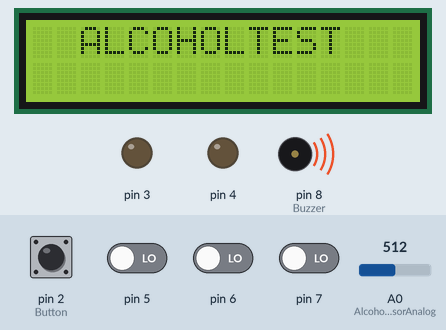
Bench run of a sketch on a simulated Arduino Uno, built with avr-gcc and run on an emulated ATmega328P. Shown: 16×2 character LCD, output pins drawn as LEDs (lit = HIGH), buzzer (waves = sounding, pin HIGH). The inputs (shaded band) are chosen by the test bench; at power-on: pin 2 (Button) HIGH, pin 5–7 LOW, A0 (AlcoholSensorAnalog) = 512. What the sketch prints to the serial monitor is not drawn.

Above: at 10.1 s.
At 15.4 s:
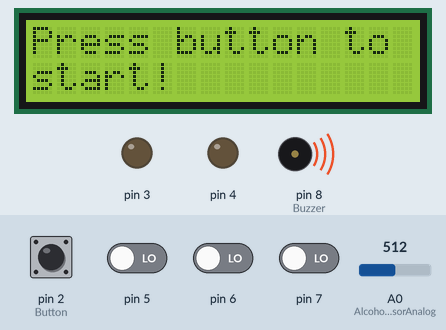
15.5 s: pin 2 (Button) pulled LOW for 0.15 s
At 16.3 s:
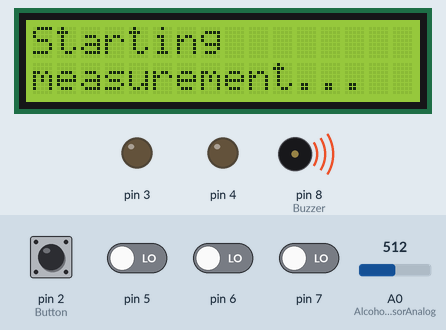
18.6 s: pin 7 driven HIGH
At 19.1 s:
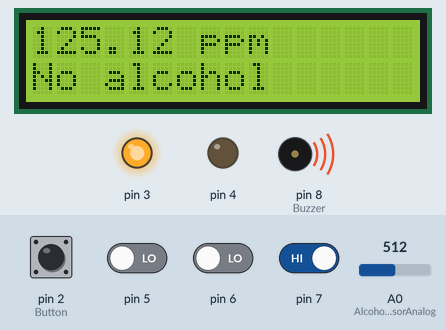
20.3 s: pin 2 (Button) pulled LOW for 1 s
At 21.0 s:
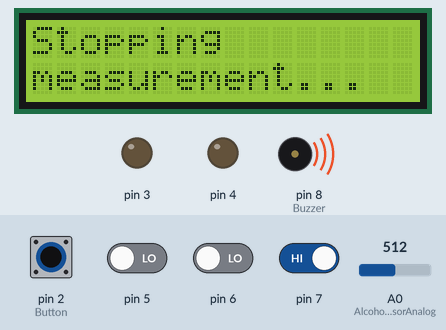
Timing chart, 0 to 23.3 s (numbered marks = the images above; inputs shaded):
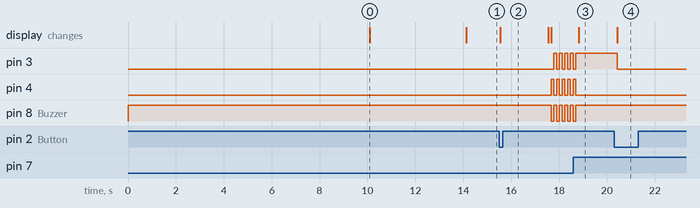

Measured:
- after the input at 15.5 s, pin 3: alternates HIGH for 0.13 s and LOW for 0.10 s, starting after 2.3 s; pin 4: alternates HIGH for 0.10 s and LOW for 0.13 s, starting after 2.2 s; pin 8 (Buzzer): alternates HIGH for 0.13 s and LOW for 0.10 s, starting after 2.2 s; the display: changes after 0.05 s (image 2)
- after the input at 18.6 s, pin 3, pin 8 (Buzzer): goes on until 18.7 s, then stays HIGH; pin 4: goes on until 18.7 s, then stays LOW; the display: changes after 0.22 s (image 3)
- after the input at 20.3 s, pin 3: HIGH → LOW after 0.14 s; the display: changes after 0.14 s (image 4)
- what the display in image 0 shows lasts 4.0 s, from 10.1 s to 14.1 s

The sketch:

proiect.ino
```cpp
#include <Wire.h>
#include <LiquidCrystal_I2C.h>

#define AlcoholSensorAnalog A0
#define AlcoholSensorDigital 7
#define Buzzer 8
#define GreenLed 3
#define RedLed 4
#define LCD_I2C_Address 0x27
#define Button 2

LiquidCrystal_I2C lcd(LCD_I2C_Address, 16, 2);

volatile bool measureAlcohol = false;
volatile bool startMeasurement = false;
volatile bool stopMeasurement = false;

void startPrint() {
  lcd.setCursor(0, 0);
  lcd.setCursor(2, 0);
  lcd.print("ALCOHOLTEST");
  delay(4000);
  lcd.clear();
  lcd.setCursor(0, 0);
  lcd.print("Press button to");
  lcd.setCursor(0, 1);
  lcd.print("start!");
}

void setup() {
  // Baud rate
  Serial.begin(9600);
  Serial.println("Alcohol sensor warming up!");

  // Output pins
  DDRD |= (1 << DDD3);  // GreenLed
  DDRD |= (1 << DDD4);  // RedLed
  DDRB |= (1 << DDB0);  // Buzzer

  PORTB |= (1 << PORTB0); // Keep the buzzer off

  // Input pins
  DDRD &= ~(1 << DDD7); // AlcoholSensor
  DDRD &= ~(1 << DDD2); // Button

  // Pull-up resistor on button
  PORTD |= (1 << PORTD2);


  // LCD initalization
  lcd.init();
  lcd.backlight();
  lcd.clear();
  lcd.setCursor(0, 0);
  lcd.print("Warming up...");
  delay(10000);
  Serial.println("Alcohol sensor warmed up!");

  lcd.clear();
  lcd.setCursor(0, 0);
  startPrint();

  // Interrupt on button
  attachInterrupt(digitalPinToInterrupt(Button), buttonISR, FALLING);

  delay(100);
}

void buttonISR() {
  Serial.println("INT");
  measureAlcohol = !measureAlcohol;
  if (measureAlcohol) {
    startMeasurement = true;
  } else {
    stopMeasurement = true;
  }
}

void loop() {
  if (startMeasurement) {
    lcd.clear();
    lcd.setCursor(0, 0);
    lcd.print("Starting");
    lcd.setCursor(0, 1);
    lcd.print("measurement...");
    delay(2000);
    lcd.clear();
    delay(100);
    startMeasurement = false;
  } else if (stopMeasurement) {
    lcd.clear();
    lcd.setCursor(0, 0);
    lcd.print("Stopping");
    lcd.setCursor(0, 1);
    lcd.print("measurement...");
    PORTD &= ~(1 << PORTD4); // Turn off RedLed
    PORTD &= ~(1 << PORTD3); // Turn off GreenLed
    delay(10000);
    lcd.clear();
    startPrint();
    stopMeasurement = false;
  }

  if (measureAlcohol) {
    bool digitalAlcohol = PIND & (1 << PIND7); // Read digital value
    float alcoholValue = analogRead(AlcoholSensorAnalog);

    Serial.print("Analog value: ");
    Serial.print(alcoholValue);
    Serial.print("\t");
    Serial.print("Digital value: ");
    Serial.println(digitalAlcohol);

    lcd.clear();
    lcd.setCursor(0, 0);
    float ppm = alcoholValue * (5.0 / 1023.0) * 50;
    lcd.print(ppm);
    lcd.print(" ppm");

    if (digitalAlcohol) {
      lcd.setCursor(0, 1);
      lcd.print("No alcohol");
      PORTD |= (1 << PORTD3);  // Turn on GreenLed
      PORTD &= ~(1 << PORTD4); // Turn off RedLed
      PORTB |= (1 << PORTB0);  // Turn off Buzzer
    } else {
      lcd.setCursor(0, 1);
      lcd.print("Alcohol detected");
      PORTB &= ~(1 << PORTB0); // Turn on Buzzer
      PORTD &= ~(1 << PORTD3); // Turn off GreenLed
      PORTD |= (1 << PORTD4);  // Turn on RedLed
      delay(100);
      PORTB |= (1 << PORTB0);  // Turn off Buzzer
      PORTD |= (1 << PORTD3);  // Turn on GreenLed
      PORTD &= ~(1 << PORTD4); // Turn off RedLed
    }
  }

  delay(100);
}
```
